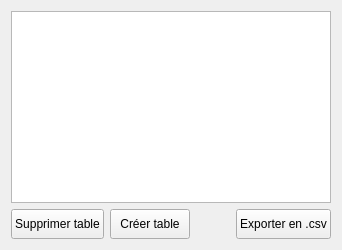
      <widget class="QWidget" name="tab5">
       <attribute name="title">
        <string>Données</string>
       </attribute>
       <layout class="QHBoxLayout" name="horizontalLayout_27">
        <item>
         <layout class="QVBoxLayout" name="verticalLayout_14">
          <item>
           <widget class="QTableView" name="tableViewData">
            <property name="editTriggers">
             <set>QAbstractItemView::NoEditTriggers</set>
            </property>
           </widget>
          </item>
          <item>
           <layout class="QHBoxLayout" name="horizontalLayout_20">
            <item>
             <layout class="QHBoxLayout" name="horizontalLayout_18">
              <item>
               <widget class="QPushButton" name="pB_SuppTable">
                <property name="minimumSize">
                 <size>
                  <width>0</width>
                  <height>30</height>
                 </size>
                </property>
                <property name="text">
                 <string>Supprimer table</string>
                </property>
               </widget>
              </item>
              <item>
               <widget class="QPushButton" name="pB_CreerTable">
                <property name="minimumSize">
                 <size>
                  <width>0</width>
                  <height>30</height>
                 </size>
                </property>
                <property name="text">
                 <string>Créer table</string>
                </property>
               </widget>
              </item>
             </layout>
            </item>
            <item>
             <layout class="QHBoxLayout" name="horizontalLayout_19">
              <item>
               <spacer name="horizontalSpacer">
                <property name="orientation">
                 <enum>Qt::Horizontal</enum>
                </property>
                <property name="sizeHint" stdset="0">
                 <size>
                  <width>40</width>
                  <height>20</height>
                 </size>
                </property>
               </spacer>
              </item>
              <item>
               <widget class="QPushButton" name="pB_ExporteMesures">
                <property name="minimumSize">
                 <size>
                  <width>0</width>
                  <height>30</height>
                 </size>
                </property>
                <property name="text">
                 <string>Exporter en .csv</string>
                </property>
               </widget>
              </item>
             </layout>
            </item>
           </layout>
          </item>
         </layout>
        </item>
       </layout>
      </widget>
